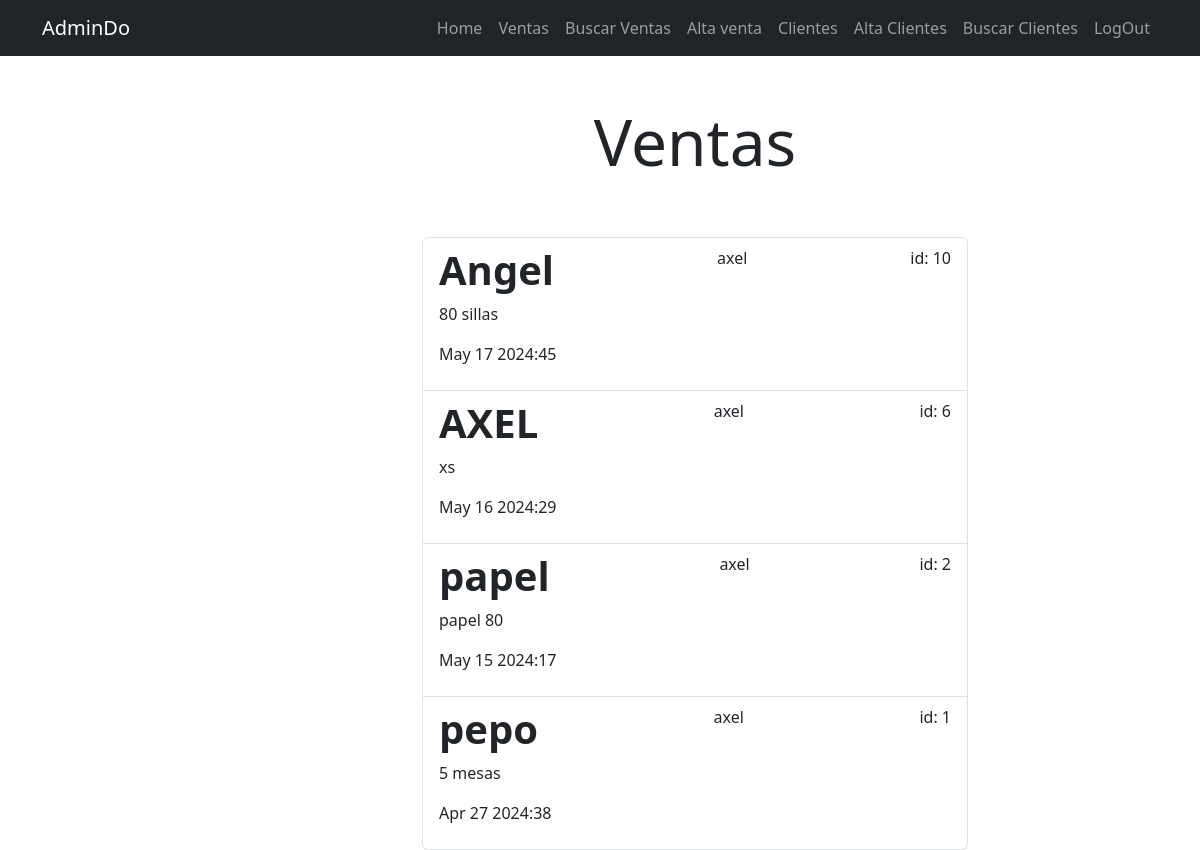
The app's page /ventas/buscar/ (signed in) with its own data.
### tasks/models.py (models this page shows, shortened)
class Venta(models.Model):
    nombre = models.CharField(max_length=100)
    descripcion = models.TextField(blank=True)
    total = models.DecimalField(max_digits=10, decimal_places=2)
    created = models.DateTimeField(auto_now_add=True)
    datecompleted = models.DateTimeField(null=True, blank=True)
    importante = models.BooleanField(default=False)
    user = models.ForeignKey(User, on_delete=models.CASCADE)

### tasks/views.py (the view)
# urls.py: path("ventas/buscar/", views.buscar_venta, name="buscar_ventas"),
@login_required
def buscar_venta(request):
    ventas = Venta.objects.filter(user=request.user, datecompleted__isnull=False).order_by("-datecompleted")
    return render(request, "ventas.html", {"ventas": ventas})

### tasks/templates/ventas.html (shortened to what this page needs)
{% extends 'base.html' %}
{% block content %}
<main class="container">
    <div class="row">
        <div class="col-md-6 offset-md-4">
            <h1 class="text-center display-3 py-5">Ventas</h1>
                <ul class="list-group">
                    {% for venta in ventas %}
                    <a class="list-group-item" href="{% url 'editar_venta' venta.id %}">
                        <header class="d-flex justify-content-between">
                            {% if venta.important %}
                            <h1 class="fw-bold text-success">{{ venta.nombre }}</h1>
                            {% else %}
                            <h1 class="fw-bold">{{ venta.nombre }}</h1>
                            {% endif %}
                            <p>{{ venta.user.username }}</p>
                            <p>id: {{ venta.id }}</p>
                        </header>
                            <p>{{ venta.descripcion }}</p>
                            <p>{{ venta.datecompleted|date:'M j Y:i' }}</p>
                        </a>
                    {% endfor %}
                </ul>
        </div>
    </div>
</main>
{% endblock %}

### records on screen
Venta: nombre "Angel", user.username "axel", id "10", descripcion "80 sillas", datecompleted "May 17 2024:45"
Venta: nombre "AXEL", user.username "axel", id "6", descripcion "xs", datecompleted "May 16 2024:29"
Venta: nombre "papel", user.username "axel", id "2", descripcion "papel 80", datecompleted "May 15 2024:17"
Venta: nombre "pepo", user.username "axel", id "1", descripcion "5 mesas", datecompleted "Apr 27 2024:38"
